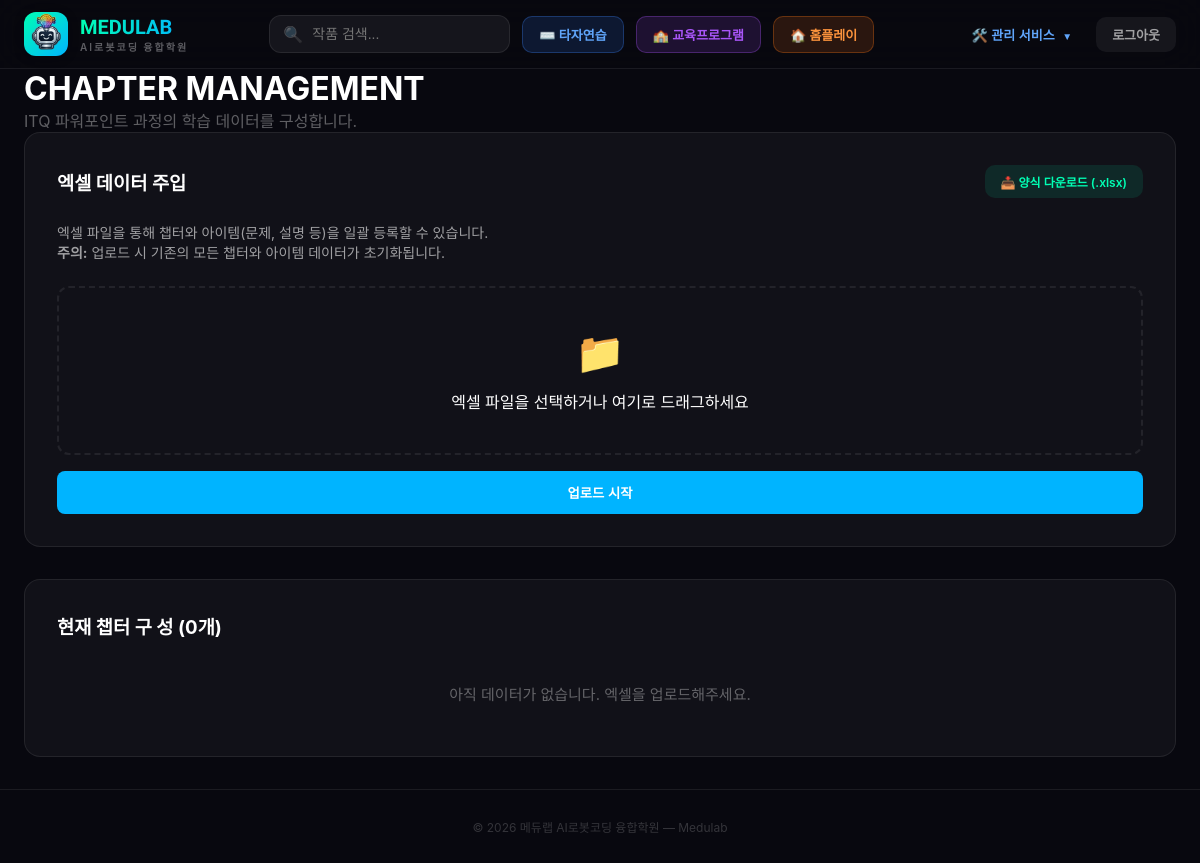
Page /courses/program/3/manage/ (signed in) on the earlier database version.
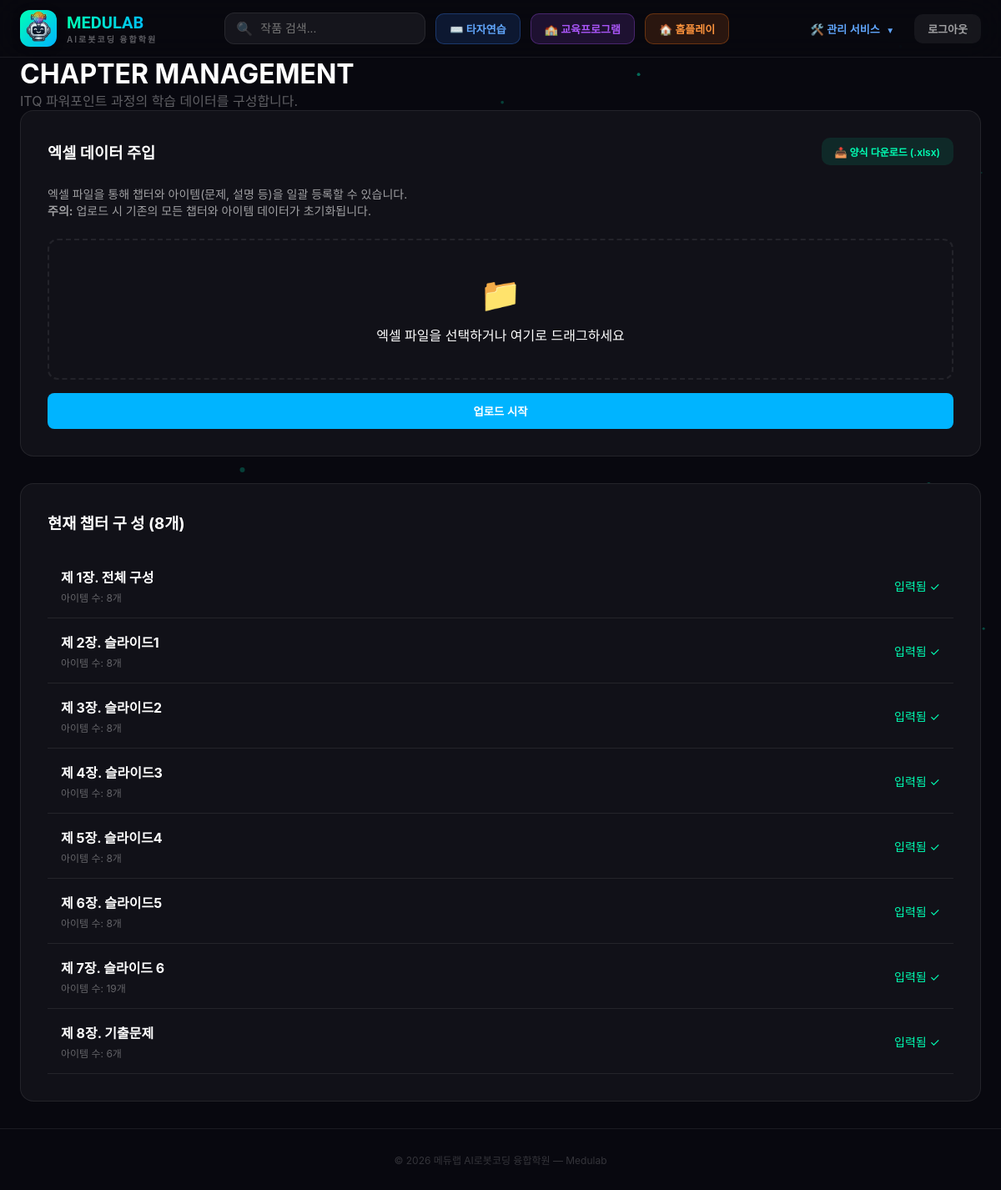
Same page on the later database version.
### courses/models.py (models this page shows, shortened)
class LearningProgram(models.Model):
    name = models.CharField("과정명", max_length=100)
    description = models.TextField("과정 설명", blank=True)
    image = models.ImageField("대표 이미지", upload_to="learning_programs/", blank=True, null=True)
    program_type = models.ForeignKey(
        ProgramType,
        on_delete=models.SET_NULL,
        null=True,
        blank=True,
        related_name="learning_programs",
        verbose_name="유형"
    )
    is_active = models.BooleanField("활성화 여부", default=True)
    created_at = models.DateTimeField(auto_now_add=True)

class Chapter(models.Model):
    program = models.ForeignKey(LearningProgram, on_delete=models.CASCADE, related_name="chapters")
    number = models.PositiveIntegerField("장 번호")  # 1, 2, 3...
    title = models.CharField("장 제목", max_length=200, blank=True)
    content = models.TextField("장 설명", blank=True, null=True)
    class Meta:
        ordering = ["number"]

### courses/views.py (the view, shortened to what this page needs)
# urls.py: path('program/<int:program_id>/manage/', views.chapter_manage, name='chapter_manage'),
@login_required
@user_passes_test(is_admin)
def chapter_manage(request, program_id):
    program = get_object_or_404(LearningProgram, id=program_id)
    chapters = Chapter.objects.filter(program=program)
    return render(request, "courses/chapter_manage.html", {"program": program, "chapters": chapters})

### courses/views.py (called while the page is built)
def is_admin(user):
    return user.is_authenticated and (user.is_staff or user.is_superuser)

### courses/templates/courses/chapter_manage.html (shortened to what this page needs)
{% extends "arcade/base.html" %}
{% block content %}
<main class="main manage-container">
    <div class="admin-header">
        <h1>CHAPTER MANAGEMENT</h1>
        <p style="color: var(--text-muted);">{{ program.name }} 과정의 학습 데이터를 구성합니다.</p>
    </div>
    <div class="card-dark">
        <div style="display: flex; justify-content: space-between; align-items: center; margin-bottom: 24px;">
            <h3 style="margin: 0;">엑셀 데이터 주입</h3>
            <a href="{% url 'download_course_template' %}" class="nav-link" style="font-size: 12px; background: rgba(0, 255, 180, 0.1); color: var(--accent-green);">📥 양식 다운로드 (.xlsx)</a>
        </div>
        <p style="font-size: 14px; color: var(--text-secondary); margin-bottom: 24px;">
            엑셀 파일을 통해 챕터와 아이템(문제, 설명 등)을 일괄 등록할 수 있습니다.<br>
            <strong>주의:</strong> 업로드 시 기존의 모든 챕터와 아이템 데이터가 초기화됩니다.
        </p>
        <form method="POST" enctype="multipart/form-data">
            <div class="upload-box" onclick="document.getElementById('excel_file').click()">
                <span style="font-size: 40px; display: block; margin-bottom: 12px;">📁</span>
                <span id="file-name">엑셀 파일을 선택하거나 여기로 드래그하세요</span>
            </div>
            <button type="submit" class="btn-submit-form" style="width: 100%;">업로드 시작</button>
        </form>
    </div>
    <div class="card-dark">
        <h3 style="margin-bottom: 24px;">현재 챕터 구 성 ({{ chapters.count }}개)</h3>
        <ul class="chapter-summary">
            {% for ch in chapters %}
            <li class="chapter-summary-item">
                <div>
                    <strong>제 {{ ch.number }}장. {{ ch.title }}</strong>
                    <div style="font-size: 12px; color: var(--text-muted); margin-top: 4px;">
                        아이템 수: {{ ch.items.count }}개
                    </div>
                </div>
                <div style="font-size: 14px; color: var(--accent-green);">입력됨 ✓</div>
            </li>
            {% empty %}
            <li class="empty" style="padding: 20px 0;">아직 데이터가 없습니다. 엑셀을 업로드해주세요.</li>
            {% endfor %}
        </ul>
    </div>
</main>
{% endblock %}

### templates/arcade/base.html (shortened to what this page needs)
{% load static %}
<!DOCTYPE html>
<html lang="ko">
<head>
</head>
<body>
    <nav class="nav">
        <div class="nav-inner">
            <a href="{% url 'home' %}" class="logo-group">
                <div class="logo-icon" style="padding: 0; overflow: hidden;"><img
                        src="{% static 'arcade/img/logo.png' %}" alt="메듀랩"
                        style="width: 100%; height: 100%; object-fit: cover; border-radius: 12px;"></div>
                <div>
                    <div class="logo-text">MEDULAB</div>
                    <div class="logo-sub">AI로봇코딩 융합학원</div>
                </div>
            </a>
            <div style="display: flex; align-items: center; gap: 12px; flex: 0 1 auto;">
                <form class="search-box" style="flex: 0 1 320px;" method="GET" action="{% url 'home' %}">
                    <span class="icon">🔍</span>
                    <input type="text" name="q" placeholder="작품 검색..." value="{{ search_query|default:'' }}"
                        autocomplete="off">
                </form>
                <a href="{% url 'typing_home' %}" class="nav-link"
                    style="background: rgba(59, 130, 246, 0.15); color: #60a5fa; border: 1px solid rgba(59, 130, 246, 0.3); white-space: nowrap;">
                    ⌨️ 타자연습
                </a>
                <a href="{% url 'student_course_list' %}" class="nav-link restriction-check"
                    style="background: rgba(168, 85, 247, 0.15); color: var(--accent-purple); border: 1px solid rgba(168, 85, 247, 0.3); white-space: nowrap;">
                    🏫 교육프로그램
                </a>
                <a href="{% url 'student_homework_list' %}" class="nav-link restriction-check"
                    style="background: rgba(249, 115, 22, 0.15); color: #fb923c; border: 1px solid rgba(249, 115, 22, 0.3); white-space: nowrap;">
                    🏠 홈플레이
                </a>
            </div>
            <div class="nav-links">
                {% if user.is_authenticated %}
                {% if user.is_staff %}
                <div class="nav-dropdown">
                    <button class="nav-link dropdown-toggle"
                        style="color: #60a5fa; border: none; background: none; cursor: pointer;">
                        🛠️ 관리 서비스 <span style="font-size: 10px; margin-left: 4px;">▼</span>
                    </button>
                </div>
                {% else %}
                <a href="{% url 'my_projects' %}" class="nav-link">내 작품</a>
                <a href="{% url 'upload' %}" class="nav-link accent">📤 업로드</a>
                {% endif %}
                <a href="{% url 'logout' %}" class="nav-link">로그아웃</a>
                {% else %}
                <a href="{% url 'login' %}" class="nav-link">로그인</a>
                <a href="{% url 'signup' %}" class="nav-link accent">회원가입</a>
                {% endif %}
            </div>
        </div>
    </nav>
    {% block content %}{% endblock %}
    <footer class="footer">
        <p>© 2026 메듀랩 AI로봇코딩 융합학원 — Medulab</p>
    </footer>
</body>
</html>

### courses/templates/courses/chapter_manage.html (style rules this page uses)
.manage-container { max-width: 1000px; margin: 40px auto; }
.card-dark { background: var(--bg-card); border: 1px solid var(--border); border-radius: 16px; padding: 32px; margin-bottom: 32px; }
.upload-box { border: 2px dashed var(--border); padding: 40px; text-align: center; border-radius: 12px; transition: all 0.2s; cursor: pointer; }
.chapter-summary { list-style: none; padding: 0; }
.chapter-summary-item { padding: 16px; border-bottom: 1px solid var(--border); display: flex; justify-content: space-between; align-items: center; }
.btn-submit-form { background: var(--accent-blue); color: #fff; padding: 12px 24px; border-radius: 8px; border: none; font-weight: 700; cursor: pointer; margin-top: 16px; }

### templates/arcade/base.html (style rules this page uses)
*, *::before, *::after { box-sizing: border-box; margin: 0; padding: 0; }
:root { --bg-primary: #08080f; --bg-card: #111118; --bg-surface: #0a0a12; --text-primary: #ffffff; --text-secondary: rgba(255, 255, 255, 0.6); --text-muted: rgba(255, 255, 255, 0.35); --accent-green: #00ffb4; --accent-blue: #00b4ff; --accent-purple: #a855f7; --border: rgba(255, 255, 255, 0.08); }
body { background: var(--bg-primary); color: var(--text-primary); font-family: 'Noto Sans KR', -apple-system, BlinkMacSystemFont, sans-serif; min-height: 100vh; overflow-x: hidden; }
.nav { position: sticky; top: 0; z-index: 100; background: rgba(8, 8, 15, 0.88); backdrop-filter: blur(24px); border-bottom: 1px solid var(--border); }
.nav-inner { max-width: 1400px; margin: 0 auto; padding: 12px 24px; display: flex; align-items: center; justify-content: space-between; gap: 16px; flex-wrap: wrap; }
.logo-group { display: flex; align-items: center; gap: 12px; text-decoration: none; }
.logo-icon { width: 44px; height: 44px; border-radius: 12px; background: linear-gradient(135deg, var(--accent-green), var(--accent-blue), var(--accent-purple)); background-size: 200% 200%; animation: gradientMove 4s ease infinite; display: flex; align-items: center; justify-content: center; font: 900 22px 'Orbitron', sans-serif; color: var(--bg-primary); box-shadow: 0 2px 12px rgba(0, 0, 0, 0.15); }
.logo-text { font: 900 20px 'Orbitron', sans-serif; background: linear-gradient(90deg, var(--accent-green), var(--accent-blue), var(--accent-purple)); background-size: 200% 100%; -webkit-background-clip: text; -webkit-text-fill-color: transparent; animation: gradientMove 4s ease infinite; }
.logo-sub { color: var(--text-muted); font-size: 10px; font-weight: 600; letter-spacing: 2px; }
.search-box { position: relative; flex: 0 1 380px; min-width: 200px; }
.search-box input { width: 100%; padding: 10px 16px 10px 42px; background: rgba(255, 255, 255, 0.06); border: 1px solid var(--border); border-radius: 12px; color: #fff; font-size: 14px; outline: none; font-family: 'Noto Sans KR', sans-serif; transition: border-color 0.2s, box-shadow 0.2s; }
.search-box .icon { position: absolute; left: 14px; top: 50%; transform: translateY(-50%); color: var(--text-muted); font-size: 16px; }
.nav-links { display: flex; gap: 8px; align-items: center; }
.nav-link { padding: 8px 16px; border-radius: 10px; background: rgba(255, 255, 255, 0.06); color: var(--text-secondary); text-decoration: none; font-size: 13px; font-weight: 600; transition: all 0.2s; border: none; cursor: pointer; }
.main { max-width: 1400px; margin: 0 auto; padding: 0 24px; position: relative; z-index: 1; }
.footer { text-align: center; padding: 28px; border-top: 1px solid var(--border); position: relative; z-index: 1; }
.footer p { color: rgba(255, 255, 255, 0.18); font-size: 12px; }
.nav-dropdown { position: relative; display: inline-block; }

Differences in the rows shown:
added Chapter: number "1", title "전체 구성", items.count "8"
added Chapter: number "2", title "슬라이드1", items.count "8"
added Chapter: number "3", title "슬라이드2", items.count "8"
added Chapter: number "4", title "슬라이드3", items.count "8"
added Chapter: number "5", title "슬라이드4", items.count "8"
added Chapter: number "6", title "슬라이드5", items.count "8"
added Chapter: number "7", title "슬라이드 6", items.count "19"
added Chapter: number "8", title "기출문제", items.count "6"
Other differences:
{{ chapters.count }}: "0" → "8"
text no longer shown: "아직 데이터가 없습니다. 엑셀을 업로드해주세요."
